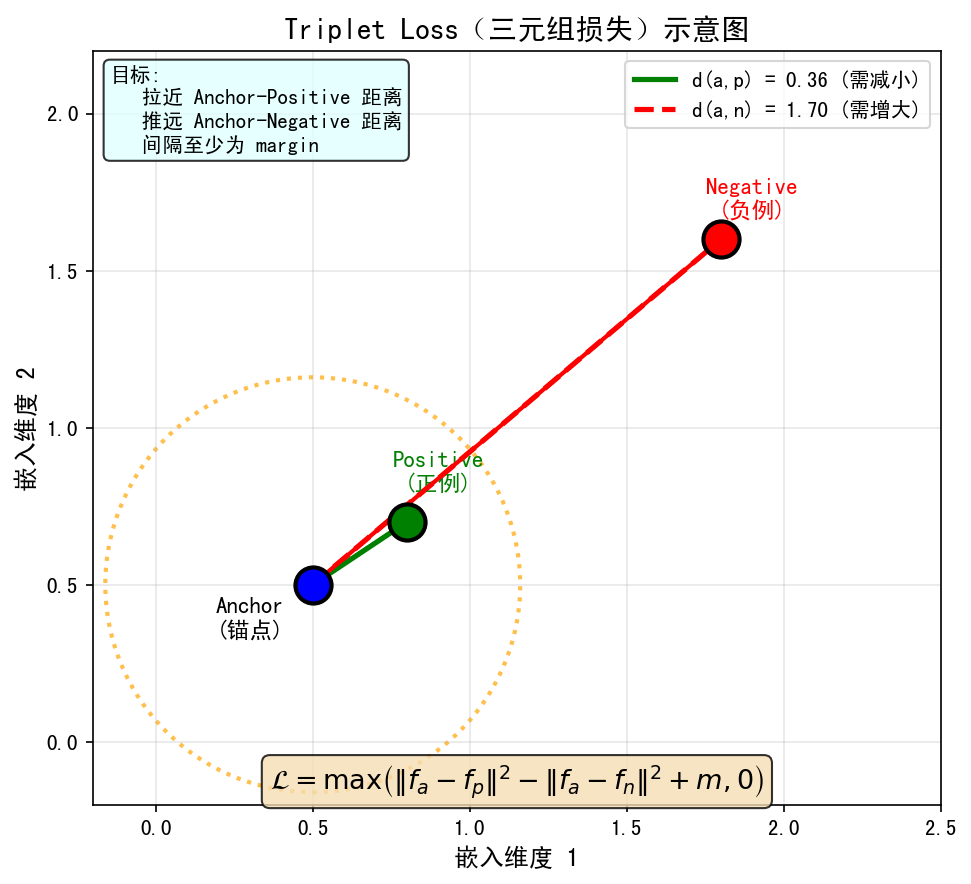

Reproduce this figure in Python.
"""
图4: Triplet Loss（三元组损失）示意图
展示 anchor, positive, negative 三元组的关系
"""
import numpy as np
import matplotlib.pyplot as plt
import matplotlib.patches as mpatches

# 创建图形
fig, ax = plt.subplots(figsize=(12, 6))

# 定义三元组的二维嵌入位置
anchor = np.array([0.5, 0.5])
positive = np.array([0.8, 0.7])
negative = np.array([1.8, 1.6])

# 计算距离
dist_ap = np.linalg.norm(anchor - positive)
dist_an = np.linalg.norm(anchor - negative)

# 绘制样本点
ax.scatter(*anchor, color='blue', s=300, marker='o', zorder=5, edgecolors='black', linewidths=2)
ax.scatter(*positive, color='green', s=300, marker='o', zorder=5, edgecolors='black', linewidths=2)
ax.scatter(*negative, color='red', s=300, marker='o', zorder=5, edgecolors='black', linewidths=2)

# 标注样本类型
ax.annotate('Anchor\n(锚点)', anchor, textcoords="offset points", xytext=(-30, -25),
            fontsize=11, ha='center', fontweight='bold')
ax.annotate('Positive\n(正例)', positive, textcoords="offset points", xytext=(15, 15),
            fontsize=11, ha='center', fontweight='bold', color='green')
ax.annotate('Negative\n(负例)', negative, textcoords="offset points", xytext=(15, 10),
            fontsize=11, ha='center', fontweight='bold', color='red')

# 绘制连线
# Anchor 到 Positive (实线，表示pull拉近)
ax.plot([anchor[0], positive[0]], [anchor[1], positive[1]], 
        'g-', linewidth=2.5, label=f'd(a,p) = {dist_ap:.2f} (需减小)')

# Anchor 到 Negative (虚线，表示push推远)
ax.plot([anchor[0], negative[0]], [anchor[1], negative[1]], 
        'r--', linewidth=2.5, label=f'd(a,n) = {dist_an:.2f} (需增大)')

# 添加距离标注（中间点）
mid_ap = (anchor + positive) / 2
mid_an = (anchor + negative) / 2

# 绘制margin圆弧（以anchor为中心）
margin_circle = plt.Circle(anchor, dist_ap + 0.3, fill=False, 
                            color='orange', linestyle=':', linewidth=2, alpha=0.7)
ax.add_patch(margin_circle)

# 添加向量标注
ax.annotate('', xy=positive, xytext=anchor,
            arrowprops=dict(arrowstyle='<->', color='green', lw=2))
ax.annotate('', xy=negative, xytext=anchor,
            arrowprops=dict(arrowstyle='<->', color='red', lw=2))

# 添加Triplet Loss公式
formula = r'$\mathcal{L} = \max\left( \|f_a - f_p\|^2 - \|f_a - f_n\|^2 + m, 0 \right)$'
ax.text(0.5, 0.02, formula, transform=ax.transAxes, fontsize=13,
        ha='center', bbox=dict(boxstyle='round', facecolor='wheat', alpha=0.8))

# 设置坐标轴
ax.set_xlim(-0.2, 2.5)
ax.set_ylim(-0.2, 2.2)
ax.set_xlabel('嵌入维度 1', fontsize=12)
ax.set_ylabel('嵌入维度 2', fontsize=12)
ax.set_title('Triplet Loss（三元组损失）示意图', fontsize=14, fontweight='bold')
ax.legend(fontsize=10, loc='upper right')
ax.grid(True, alpha=0.3)
ax.set_aspect('equal')

# 添加说明框
textstr = '目标:\n• 拉近 Anchor-Positive 距离\n• 推远 Anchor-Negative 距离\n• 间隔至少为 margin'
props = dict(boxstyle='round', facecolor='lightcyan', alpha=0.8)
ax.text(0.02, 0.98, textstr, transform=ax.transAxes, fontsize=10,
        verticalalignment='top', bbox=props)

plt.tight_layout()
plt.savefig('fig4_triplet_loss.png', dpi=150, bbox_inches='tight',
            facecolor='white', edgecolor='none')
print("fig4_triplet_loss saved.")
